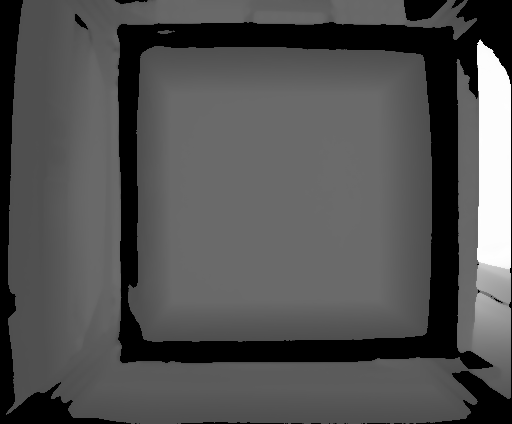
#> input picture data/bground_bearbox.tiff, 512 x 424 px
$ python -i proc.py   (imports and definitions only)   (older library calls are emulated)
#> lines starting #> are read from the running program, lines starting #| are printed output that depends on the picture; after the words box and inside, x2 and y2 are one past the last pixel; in counts of white or black regions, pixels touching at a corner belong together
#> further down, picture is the input picture: shape (424, 512, 3); min 0, max 254, mean 81.5
import moseq2.io.video
import moseq2.extract.roi
import numpy as np
import skimage.measure
import skimage.morphology
import scipy.stats
import scipy.signal
import cv2
import os
import tqdm
import pdb
import joblib
from copy import copy,deepcopy


# [121 lines left out: functions get_flips, get_largest_cc, get_bground_im, get_bground_im_file, get_bbox, get_roi and 1 more, not called in this run]


def im_moment_features(IM):
    """Use the method of moments and centralized moments to get image properties

    Args:
        IM (2d numpy array): depth image

    Returns:
        Features (dictionary): returns a dictionary with orientation, centroid, and ellipse axis length

    """

    tmp=cv2.moments(IM)
    num=2*tmp['mu11']
    den=tmp['mu20']-tmp['mu02']

    common=np.sqrt(4*np.square(tmp['mu11'])+np.square(den))

    features={
        'orientation':-.5*np.arctan2(num,den),
        'centroid':[tmp['m10']/tmp['m00'],tmp['m01']/tmp['m00']],
        'axis_length':[2*np.sqrt(2)*np.sqrt((tmp['mu20']+tmp['mu02']+common)/tmp['m00']),
                       2*np.sqrt(2)*np.sqrt((tmp['mu20']+tmp['mu02']-common)/tmp['m00'])]
    }

    return features


# [36 lines left out: function clean_frames, not called in this run]

def get_frame_features(frames,frame_threshold=10,mask=np.array([]),mask_threshold=-30,use_cc=False):
    """Use image moments to compute features of the largest object in the frame

    Args:
        frames (3d np array)
        frame_threshold (int): threshold in mm separating floor from mouse

    Returns:
        features (dict list): dictionary with simple image features

    """
#> called with frame_threshold = 10, mask = array of shape (0,), mask_threshold = -30, use_cc = False

    features=[]
    nframes=frames.shape[0]
#> nframes = 424

    if type(mask) is np.ndarray and mask.size>0:
        has_mask=True
    else:
        has_mask=False
        mask=np.zeros((frames.shape),'uint8')


    features={
        'centroid':np.zeros((nframes,2),'float32'),
        'orientation':np.zeros((nframes,),'float32'),
        'axis_length':np.zeros((nframes,2),'float32')
    }

    for i in tqdm.tqdm(range(nframes)):

        frame_mask=frames[i,...]>frame_threshold

        if use_cc:
            cc_mask=get_largest_cc((frames[[i],...]>mask_threshold).astype('uint8')).squeeze()
            frame_mask=np.logical_and(cc_mask,frame_mask)

        if has_mask:
            frame_mask=np.logical_and(frame_mask,mask[i,...]>mask_threshold)
        else:
            mask[i,...]=frame_mask

        im2,cnts,hierarchy=cv2.findContours((frame_mask).astype('uint8'),
                                            cv2.RETR_TREE,cv2.CHAIN_APPROX_SIMPLE)
        tmp=np.array([cv2.contourArea(x) for x in cnts])
        mouse_cnt=tmp.argmax()

        for key,value in im_moment_features(cnts[mouse_cnt]).items():
            features[key][i]=value
#> this loop made 424 passes
#> mouse_cnt on passes 1 to 3: 2, 2, 2
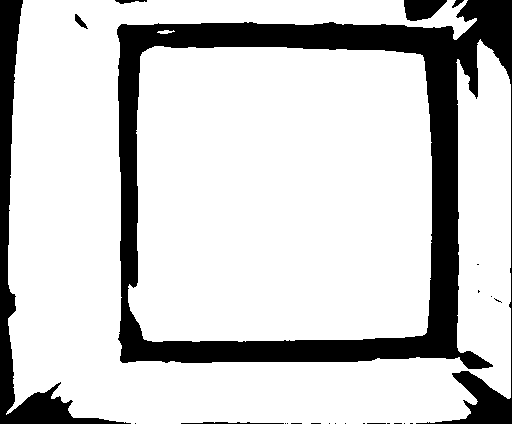
#> mask: shape (424, 512, 3); values 0 (black) and 1 (white), 80.5% white; 25 black regions (18 under 20 px), largest, box (x1, y1, x2, y2) and area: (117, 0, 512, 424) 34271, (0, 0, 131, 424) 7067, (404, 0, 447, 21) 665
#> after the loop, features = 3 items

    return features, mask


# [22 lines left out: function crop_and_rotate_frames, not called in this run]

>>> import cv2
>>> picture = cv2.imread('../data/bground_bearbox.tiff')
>>> result = get_frame_features(picture)

$ run again, on data/bground_cross.tiff
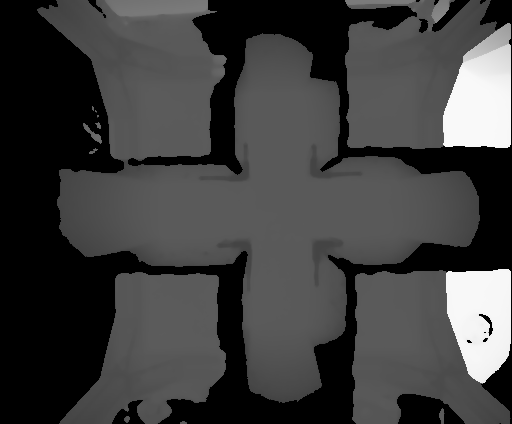
#> input picture data/bground_cross.tiff, 512 x 424 px
#> picture is the input picture: shape (424, 512, 3); min 0, max 249, mean 63.5
#> the loop in get_frame_features, `for i in tqdm.tqdm(range(nframes)): ` made 424 passes
#> mouse_cnt on passes 1 to 3: 5, 5, 4
#> after the loop in get_frame_features, `for i in tqdm.tqdm(range(nframes)):`:
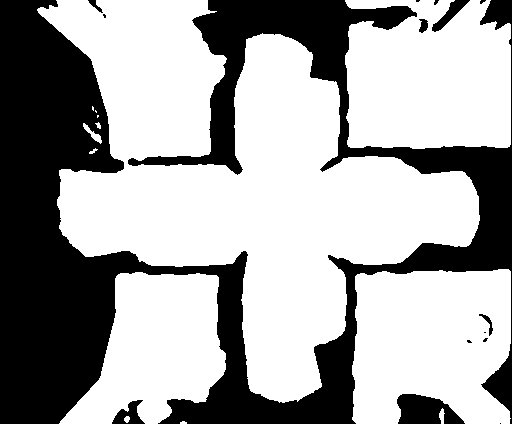
#> mask: shape (424, 512, 3); values 0 (black) and 1 (white), 64.8% white; 15 black regions (8 under 20 px), largest, box (x1, y1, x2, y2) and area: (0, 0, 512, 424) 73938, (397, 394, 465, 424) 1432, (112, 400, 145, 424) 404
#> after the loop in get_frame_features, `for i in tqdm.tqdm(range(nframes)):`: features = 3 items
